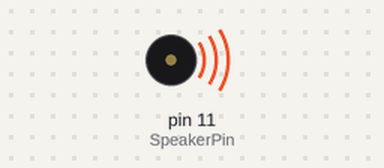
Bench run of a sketch on a simulated Arduino Uno, built with avr-gcc and run on an emulated ATmega328P. Shown: buzzer (waves = sounding).

Above: at 0.2 s.
At 5.55 s:
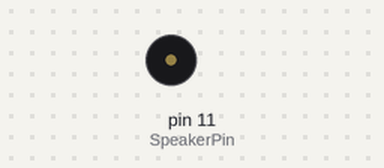
Timing chart, 0 to 7.5 s (numbered marks = the images above):
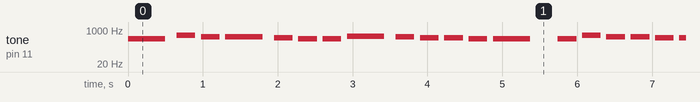

Measured:
- by itself, tone on pin 11 (SpeakerPin): plays 370 Hz for 0.50 s, 554 Hz for 0.25 s, 466 Hz for 0.25 s, 466 Hz for 0.50 s, 415 Hz for 0.25 s, 370 Hz for 0.25 s … (262 notes in this stretch)

The sketch:

BuzzerSongsTemplate.ino
```cpp
int SpeakerPin = 11;
//#define NOTE_GS4 415
//#define NOTE_AS4 466
//#define NOTE_C5  523
//#define NOTE_G5  784
//#define NOTE_A5  880
//#define NOTE_E6  1319
//#define NOTE_G6  1568
#include "pitches.h"

void setup() {
  // put your setup code here, to run once:
	pinMode(SpeakerPin, OUTPUT);
}

void loop() {
  // put your main code here, to run repeatedly:
	Allstar();
	delay(1500);

}

  /////////////////////
 ///Tune Management///
/////////////////////
int marioMelody[] = {
 NOTE_E6, NOTE_E6, 0, NOTE_E6, 0, NOTE_A5, NOTE_E6, NOTE_G6, 0, NOTE_G5, 0
};
// note durations: 4 = quarter note, 8 = eighth note, etc.:
int marionoteDurations[] = {
  8, 8, 8, 8, 8, 8, 4, 4, 4, 4, 2
};

int ffvictoryMelody[] = {
  NOTE_C5, NOTE_C5, NOTE_C5, NOTE_C5, NOTE_GS4, NOTE_AS4, 0, NOTE_C5, 0, NOTE_AS4, NOTE_C5
};
int ffvictorynoteDurations[] = {
  8, 8, 8, 3, 3, 4, 64, 6, 32, 8, 1.5
};

int AllstarMelody[] = {
	NOTE_FS4, NOTE_CS5, NOTE_AS4, NOTE_AS4, //somebody once
	NOTE_GS4, NOTE_FS4, NOTE_FS4, NOTE_B4, //told me the world
	NOTE_AS4, NOTE_GS4, NOTE_GS4, NOTE_FS4, NOTE_FS4, 0, //is gonna roll me/rest
	NOTE_FS4, NOTE_CS5, NOTE_AS4, NOTE_AS4, NOTE_GS4, NOTE_GS4, NOTE_FS4, NOTE_FS4, NOTE_DS4 //i aint the sharpest tool in the shed

};
// note durations: 4 = quarter note, 8 = eighth note, etc.:
int a = 4.5;
int AllstarnoteDurations[] = {
	2, a, a, 2.2,
	a, a, a, 2,
	a, a, a, a, 2, 6,
	a, a, a, a, a, a, a, a, 1.5

};

int RockstarMelody[] = {
	NOTE_B4, NOTE_GS4, NOTE_GS4, NOTE_E4, //hey now yourn an
	NOTE_GS4, NOTE_GS4,0, NOTE_GS4, NOTE_E4, //all star  get your
	NOTE_GS4, NOTE_GS4, NOTE_E4, NOTE_B4,0,// game on go play

	NOTE_B4, NOTE_GS4, NOTE_GS4, NOTE_E4, //hey now yourn an
	NOTE_GS4, NOTE_GS4,0, NOTE_GS4, NOTE_E4, //all star  get your
	NOTE_GS4, NOTE_GS4, NOTE_E4, NOTE_B4,// game on go play

};
// note durations: 4 = quarter note, 8 = eighth note, etc.:

int RockstarnoteDurations[] = {
	a, 2, 8,8,
	a ,4,16,8,8,
	a,2,a,1.5,16,


	a, 2, 8,8,
	a ,4,16, 8,8,
	a,2,a,1.5
};

void mario() {
  for (int thisNote = 0; thisNote < 12; thisNote++) {
    // to calculate the note duration, take one second
    // divided by the note type.
    //e.g. quarter note = 1000 / 4, eighth note = 1000/8, etc.
    int noteDuration = 1000/marionoteDurations[thisNote];
    tone(SpeakerPin, marioMelody[thisNote],noteDuration);
    int pauseBetweenNotes = noteDuration * 1.3;
    delay(pauseBetweenNotes);
    noTone(SpeakerPin);
   }
}
void victory() {
  for (int thisNote = 0; thisNote < 12; thisNote++) {
    int noteDuration = 1000/ffvictorynoteDurations[thisNote];
    tone(SpeakerPin, ffvictoryMelody[thisNote],noteDuration);
    int pauseBetweenNotes = noteDuration * 1.28;
    delay(pauseBetweenNotes);
    noTone(SpeakerPin);
    }
}

void Allstar() {
	for (int thisNote = 0; thisNote < 24; thisNote++) {
		// to calculate the note duration, take one second
		// divided by the note type.
		//e.g. quarter note = 1000 / 4, eighth note = 1000/8, etc.
		int noteDuration = 1000 / AllstarnoteDurations[thisNote];
		tone(SpeakerPin, AllstarMelody[thisNote], noteDuration);
		int pauseBetweenNotes = noteDuration * 1.3;
		delay(pauseBetweenNotes);
		noTone(SpeakerPin);
	}
}
void Rockstar() {
	for (int thisNote = 0; thisNote < 28; thisNote++) {
		// to calculate the note duration, take one second
		// divided by the note type.
		//e.g. quarter note = 1000 / 4, eighth note = 1000/8, etc.
		int noteDuration = 1000 / RockstarnoteDurations[thisNote];
		tone(SpeakerPin, RockstarMelody[thisNote], noteDuration);
		int pauseBetweenNotes = noteDuration * 1.3;
		delay(pauseBetweenNotes);
		noTone(SpeakerPin);
	}
}
//void playWin() {
//    if (!tuneplayed) {
//    victory();
//    tuneplayed = true;
//    }
//}
```

pitches.h
```cpp
#pragma once
/*************************************************
* Public Constants
*************************************************/

#define NOTE_B0  31
#define NOTE_C1  33
#define NOTE_CS1 35
#define NOTE_D1  37
#define NOTE_DS1 39
#define NOTE_E1  41
#define NOTE_F1  44
#define NOTE_FS1 46
#define NOTE_G1  49
#define NOTE_GS1 52
#define NOTE_A1  55
#define NOTE_AS1 58
#define NOTE_B1  62
#define NOTE_C2  65
#define NOTE_CS2 69
#define NOTE_D2  73
#define NOTE_DS2 78
#define NOTE_E2  82
#define NOTE_F2  87
#define NOTE_FS2 93
#define NOTE_G2  98
#define NOTE_GS2 104
#define NOTE_A2  110
#define NOTE_AS2 117
#define NOTE_B2  123
#define NOTE_C3  131
#define NOTE_CS3 139
#define NOTE_D3  147
#define NOTE_DS3 156
#define NOTE_E3  165
#define NOTE_F3  175
#define NOTE_FS3 185
#define NOTE_G3  196
#define NOTE_GS3 208
#define NOTE_A3  220
#define NOTE_AS3 233
#define NOTE_B3  247
#define NOTE_C4  262
#define NOTE_CS4 277
#define NOTE_D4  294
#define NOTE_DS4 311
#define NOTE_E4  330
#define NOTE_F4  349
#define NOTE_FS4 370
#define NOTE_G4  392
#define NOTE_GS4 415
#define NOTE_A4  440
#define NOTE_AS4 466
#define NOTE_B4  494
#define NOTE_C5  523
#define NOTE_CS5 554
#define NOTE_D5  587
#define NOTE_DS5 622
#define NOTE_E5  659
#define NOTE_F5  698
#define NOTE_FS5 740
#define NOTE_G5  784
#define NOTE_GS5 831
#define NOTE_A5  880
#define NOTE_AS5 932
#define NOTE_B5  988
#define NOTE_C6  1047
#define NOTE_CS6 1109
#define NOTE_D6  1175
#define NOTE_DS6 1245
#define NOTE_E6  1319
#define NOTE_F6  1397
#define NOTE_FS6 1480
#define NOTE_G6  1568
#define NOTE_GS6 1661
#define NOTE_A6  1760
#define NOTE_AS6 1865
#define NOTE_B6  1976
#define NOTE_C7  2093
#define NOTE_CS7 2217
#define NOTE_D7  2349
#define NOTE_DS7 2489
#define NOTE_E7  2637
#define NOTE_F7  2794
#define NOTE_FS7 2960
#define NOTE_G7  3136
#define NOTE_GS7 3322
#define NOTE_A7  3520
#define NOTE_AS7 3729
#define NOTE_B7  3951
#define NOTE_C8  4186
#define NOTE_CS8 4435
#define NOTE_D8  4699
#define NOTE_DS8 4978
```
